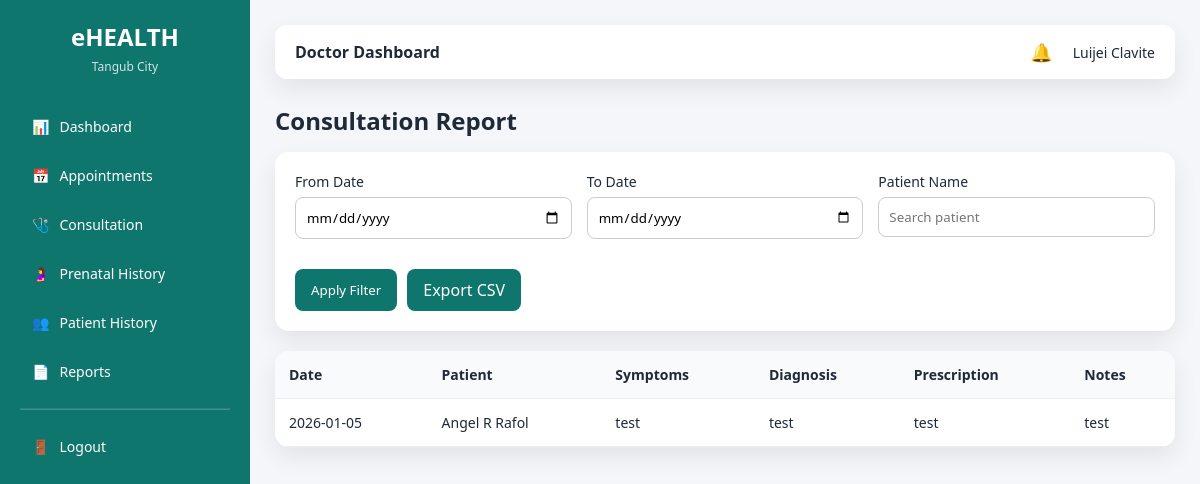
The page /doctor/report_consultations.php (signed in) on the database its author committed.
### tables this page shows
CREATE TABLE `consultations` (
  `consultation_id` int(11) NOT NULL,
  `appointment_id` int(11) NOT NULL,
  `doctor_id` int(11) NOT NULL,
  `patient_id` int(11) NOT NULL,
  `symptoms` text DEFAULT NULL,
  `diagnosis` text DEFAULT NULL,
  `prescription` text DEFAULT NULL,
  `notes` text DEFAULT NULL,
  `created_at` timestamp NOT NULL DEFAULT current_timestamp()
);

CREATE TABLE `appointments` (
  `appointment_id` int(11) NOT NULL,
  `patient_id` int(11) NOT NULL,
  `doctor_id` int(11) NOT NULL,
  `appointment_date` date NOT NULL,
  `appointment_time` time NOT NULL,
  `reason` text DEFAULT NULL,
  `qr_code` varchar(255) DEFAULT NULL,
  `status` enum('Pending','Approved','Completed','Cancelled') DEFAULT 'Pending',
  `created_at` timestamp NOT NULL DEFAULT current_timestamp()
);

CREATE TABLE `users` (
  `user_id` int(11) NOT NULL,
  `full_name` varchar(100) NOT NULL,
  `email` varchar(100) NOT NULL,
  `password` varchar(255) NOT NULL,
  `role` enum('admin','staff','doctor','patient') NOT NULL,
  `status` enum('active','inactive') DEFAULT 'active',
  `created_at` timestamp NOT NULL DEFAULT current_timestamp()
);

### doctor/report_consultations.php (the view, shortened to what this page needs)
<?php
require_once "../config/database.php";
$doctor_id = $_SESSION['user_id'];
$from = $_GET['from'] ?? '';
$to   = $_GET['to'] ?? '';
$search = $_GET['search'] ?? '';
$where = "WHERE a.doctor_id = $doctor_id AND a.status = 'Completed'";
$consultations = mysqli_query(
    $conn,
    "SELECT a.appointment_date, a.appointment_time,
            u.full_name AS patient,
            c.symptoms, c.diagnosis, c.prescription, c.notes
     FROM consultations c
     JOIN appointments a ON c.appointment_id = a.appointment_id
     JOIN patients p ON a.patient_id = p.patient_id
     JOIN users u ON p.user_id = u.user_id
     $where
     ORDER BY a.appointment_date DESC"
);
?>
<!DOCTYPE html>
<html>
<head>
    <link rel="stylesheet" href="../assets/css/ui.css">
</head>
<body>
<div class="layout">
    <?php require_once "../layouts/sidebar.php"; ?>
    <main class="main">
        <?php require_once "../layouts/topbar.php"; ?>
        <h2 class="page-title">Consultation Report</h2>
        <form method="GET" class="filter-box">
            <div class="filter-grid">
                <div class="form-group">
                    <label>From Date</label>
                    <input type="date" name="from" value="<?= $from ?>">
                </div>
                <div class="form-group">
                    <label>To Date</label>
                    <input type="date" name="to" value="<?= $to ?>">
                </div>
                <div class="form-group">
                    <label>Patient Name</label>
                    <input type="text" name="search" placeholder="Search patient"
                           value="<?= htmlspecialchars($search) ?>">
                </div>
            </div>
            <div class="actions">
                <button class="btn-primary">Apply Filter</button>
                <a class="btn-primary"
                   href="?from=<?= $from ?>&to=<?= $to ?>&search=<?= urlencode($search) ?>&export=csv">
                    Export CSV
                </a>
            </div>
        </form>
        <table>
            <tr>
                <th>Date</th>
                <th>Patient</th>
                <th>Symptoms</th>
                <th>Diagnosis</th>
                <th>Prescription</th>
                <th>Notes</th>
            </tr>
            <?php if (mysqli_num_rows($consultations) > 0): ?>
                <?php while ($row = mysqli_fetch_assoc($consultations)): ?>
                    <tr>
                        <td><?= $row['appointment_date'] ?></td>
                        <td><?= htmlspecialchars($row['patient']) ?></td>
                        <td><?= nl2br(htmlspecialchars($row['symptoms'])) ?></td>
                        <td><?= nl2br(htmlspecialchars($row['diagnosis'])) ?></td>
                        <td><?= nl2br(htmlspecialchars($row['prescription'])) ?></td>
                        <td><?= nl2br(htmlspecialchars($row['notes'])) ?></td>
                    </tr>
                <?php endwhile; ?>
            <?php else: ?>
                <tr>
                    <td colspan="6" class="text-center">No consultation records found.</td>
                </tr>
            <?php endif; ?>
        </table>
    </main>
</div>
</body>
</html>

### assets/css/ui.css (style rules this page uses)
:root { --primary: #0f766e; --primary-dark: #115e59; --background: #f4f6f9; --card-bg: #ffffff; --text-dark: #1f2937; --accent: #f59e0b; --danger: #dc2626; --success: #16a34a; --shadow: 0 10px 25px rgba(0,0,0,0.08); }
* { margin: 0; padding: 0; box-sizing: border-box; font-family: "Segoe UI", Tahoma, sans-serif; }
a { text-decoration: none; }
body { background: var(--background); color: var(--text-dark); }
.btn-primary { background: var(--primary); color: #fff; border: none; padding: 10px 16px; border-radius: 8px; cursor: pointer; transition: 0.2s ease; }
.form-group { margin-bottom: 15px; }
.form-group label { display: block; margin-bottom: 6px; font-size: 14px; }
.form-group input, .form-group select { width: 100%; padding: 10px; border-radius: 8px; border: 1px solid #ccc; }
.page-title { margin-bottom: 15px; }
.layout { display: flex; min-height: 100vh; }
.main { flex: 1; padding: 25px; background: var(--background); overflow-y: auto; }
table { width: 100%; border-collapse: collapse; }
table th, table td { padding: 14px; border-bottom: 1px solid #eee; text-align: left; font-size: 14px; }
table th { background: #f8fafc; font-weight: 600; }

### doctor/report_consultations.php (style rules this page uses)
.layout { display: flex; }
.main { flex: 1; padding: 25px; }
.page-title { font-size: 24px; font-weight: 600; margin-bottom: 15px; }
.filter-box { background: #fff; padding: 20px; border-radius: 14px; box-shadow: var(--shadow); margin-bottom: 20px; }
.filter-grid { display: grid; grid-template-columns: repeat(auto-fit, minmax(200px, 1fr)); gap: 15px; }
table { width: 100%; background: #fff; border-radius: 14px; box-shadow: var(--shadow); border-collapse: collapse; overflow: hidden; }
th, td { padding: 12px; border-bottom: 1px solid #eee; font-size: 14px; vertical-align: top; }
th { background: #f8fafc; font-weight: 600; }
.actions { display: flex; gap: 10px; margin-top: 15px; }

### rows shown on the page
consultations: appointment.appointment_date "2026-01-05", users.full_name "Angel R Rafol", symptoms "test", diagnosis "test", prescription "test", notes "test"

### other values the page prints
$role "Doctor"
$full_name "Luijei Clavite"
